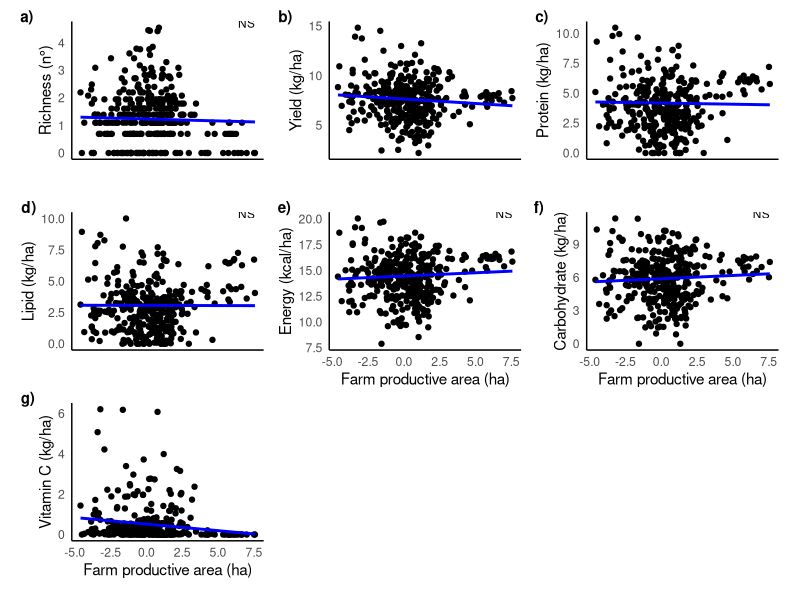
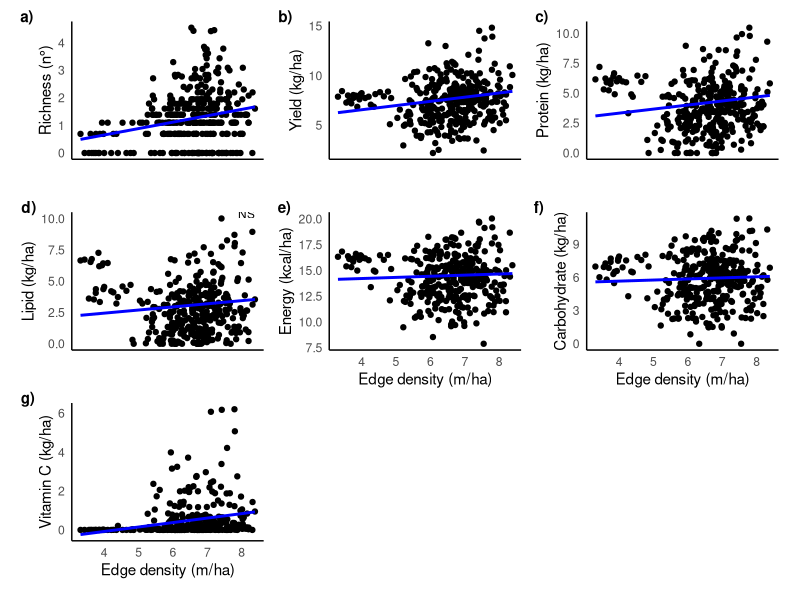

R code for these plots, in order:
############################################################
# Purpose:
#   - Load farm-level dataset
#   - Create log-transformed predictors and responses
#   - Fit mixed models:
#       * response ~ ln_prod_area + (1 | country_name)
#       * response ~ ln_farm_edge + (1 | country_name)
#   - Generate prediction lines from fixed effects only
#   - Plot OBS vs ln(prod_area) and OBS vs ln(farm_edge)
#   - Assemble multi-panel Figures 3 and 4 and save to file
############################################################

# ---- 0. Load packages ----
library(readxl)   # read Excel files
library(dplyr)    # data wrangling
library(lme4)     # mixed models
library(ggplot2)  # plotting
library(cowplot)  # multi-panel figures

# ---- 1. Read farm-level dataset ----
farm_level <- read_excel("data/Aug_farm_level.xlsx")

# Optional: check structure
# str(farm_level)

# ---- 2. Factor conversion and log transforms ----
farm_level <- farm_level %>%
  mutate(
    # categorical variables
    farm_number        = as.factor(farm_number),
    country_name       = as.factor(country_name),
    ln_prod_area  = log(farm_productive_area_ha),
    
    # ln_farm_bound removed here
    ln_farm_edge  = log(farm_edge_density_m_ha),

    # log responses (add 1 where needed to avoid log(0))
    ln_total_rich = log(total_richness),
    ln_yield      = log(mean_yield_kg_ha),
    ln_prot       = log(mean_prot_kg_ha   + 1),
    ln_lip        = log(mean_lip_kg_ha    + 1),
    ln_ener       = log(mean_ener_kcal_ha + 1),
    ln_carb       = log(mean_carb_kg_ha   + 1),
    ln_vitc       = log(mean_vitC_kg_ha   + 1)
  )

############################################################
# FIGURE 3: responses ~ ln_prod_area + (1 | country_name)
############################################################

# ---- 3. Fit models with productive area ----
mod_riq   <- lmer(ln_total_rich ~ ln_prod_area + (1 | country_name),
                  data = farm_level)
mod_yield <- lmer(ln_yield      ~ ln_prod_area + (1 | country_name),
                  data = farm_level)
mod_prot  <- lmer(ln_prot       ~ ln_prod_area + (1 | country_name),
                  data = farm_level)
mod_lip   <- lmer(ln_lip        ~ ln_prod_area + (1 | country_name),
                  data = farm_level)
mod_ener  <- lmer(ln_ener       ~ ln_prod_area + (1 | country_name),
                  data = farm_level)
mod_carb  <- lmer(ln_carb       ~ ln_prod_area + (1 | country_name),
                  data = farm_level)
mod_vit   <- lmer(ln_vitc       ~ ln_prod_area + (1 | country_name),
                  data = farm_level)

# ---- 4. Prediction grid for ln_prod_area (fixed effects only) ----
farm_area <- data.frame(
  ln_prod_area = seq(
    from = min(farm_level$ln_prod_area, na.rm = TRUE),
    to   = max(farm_level$ln_prod_area, na.rm = TRUE),
    length.out = 100
  ),
  country_name = NA  # re.form = NA -> fixed-effects only
)

# Predicted values on log scale
farm_area$lnrich_pred  <- predict(mod_riq,   newdata = farm_area, re.form = NA)
farm_area$lnyield_pred <- predict(mod_yield, newdata = farm_area, re.form = NA)
farm_area$lnprot_pred  <- predict(mod_prot,  newdata = farm_area, re.form = NA)
farm_area$lnlip_pred   <- predict(mod_lip,   newdata = farm_area, re.form = NA)
farm_area$lnener_pred  <- predict(mod_ener,  newdata = farm_area, re.form = NA)
farm_area$lncarb_pred  <- predict(mod_carb,  newdata = farm_area, re.form = NA)
farm_area$lnvit_pred   <- predict(mod_vit,   newdata = farm_area, re.form = NA)

# ---- 5. Helper for consistent plot theme ----
base_area_theme <- theme_minimal() +
  theme(
    axis.title.y    = element_text(size = 11),
    axis.title.x    = element_blank(),
    axis.text.x     = element_blank(),
    panel.grid.major = element_blank(),
    panel.grid.minor = element_blank(),
    axis.line        = element_line(color = "black")
  )

base_area_theme_x <- theme_minimal() +
  theme(
    axis.title.y    = element_text(size = 11),
    axis.title.x    = element_text(size = 11),
    panel.grid.major = element_blank(),
    panel.grid.minor = element_blank(),
    axis.line        = element_line(color = "black")
  )

# ---- 6. Individual panels: response vs ln_prod_area ----

# (a) Richness
rich_area <- ggplot(farm_level, aes(x = ln_prod_area, y = ln_total_rich)) +
  geom_point() +
  geom_line(
    data = farm_area,
    aes(x = ln_prod_area, y = lnrich_pred),
    color = "blue",
    linewidth = 1
  ) +
  labs(y = "Richness (n°)", x = "Farm productive area (ha)") +
  base_area_theme +
  annotate(
    "text",
    x     = max(farm_level$ln_prod_area, na.rm = TRUE),
    y     = max(farm_level$ln_total_rich, na.rm = TRUE),
    label = "NS",
    hjust = 1, vjust = 0, size = 3
  )

# (b) Yield
yield_area <- ggplot(farm_level, aes(x = ln_prod_area, y = ln_yield)) +
  geom_point() +
  geom_line(
    data = farm_area,
    aes(x = ln_prod_area, y = lnyield_pred),
    color = "blue",
    linewidth = 1
  ) +
  labs(y = "Yield (kg/ha)", x = "Farm productive area (ha)") +
  base_area_theme

# (c) Protein
prot_area <- ggplot(farm_level, aes(x = ln_prod_area, y = ln_prot)) +
  geom_point() +
  geom_line(
    data = farm_area,
    aes(x = ln_prod_area, y = lnprot_pred),
    color = "blue",
    linewidth = 1
  ) +
  labs(y = "Protein (kg/ha)", x = "Farm productive area (ha)") +
  base_area_theme

# (d) Lipids
lip_area <- ggplot(farm_level, aes(x = ln_prod_area, y = ln_lip)) +
  geom_point() +
  geom_line(
    data = farm_area,
    aes(x = ln_prod_area, y = lnlip_pred),
    color = "blue",
    linewidth = 1
  ) +
  labs(y = "Lipid (kg/ha)", x = "Farm productive area (ha)") +
  base_area_theme +
  annotate(
    "text",
    x     = max(farm_level$ln_prod_area, na.rm = TRUE),
    y     = max(farm_level$ln_lip, na.rm = TRUE),
    label = "NS",
    hjust = 1, vjust = 0, size = 3
  )

# (e) Energy
ener_area <- ggplot(farm_level, aes(x = ln_prod_area, y = ln_ener)) +
  geom_point() +
  geom_line(
    data = farm_area,
    aes(x = ln_prod_area, y = lnener_pred),
    color = "blue",
    linewidth = 1
  ) +
  labs(y = "Energy (kcal/ha)", x = "Farm productive area (ha)") +
  base_area_theme_x +
  annotate(
    "text",
    x     = max(farm_level$ln_prod_area, na.rm = TRUE),
    y     = max(farm_level$ln_ener, na.rm = TRUE),
    label = "NS",
    hjust = 1, vjust = 0, size = 3
  )

# (f) Carbohydrates
carbs_area <- ggplot(farm_level, aes(x = ln_prod_area, y = ln_carb)) +
  geom_point() +
  geom_line(
    data = farm_area,
    aes(x = ln_prod_area, y = lncarb_pred),
    color = "blue",
    linewidth = 1
  ) +
  labs(y = "Carbohydrate (kg/ha)", x = "Farm productive area (ha)") +
  base_area_theme_x +
  annotate(
    "text",
    x     = max(farm_level$ln_prod_area, na.rm = TRUE),
    y     = max(farm_level$ln_carb, na.rm = TRUE),
    label = "NS",
    hjust = 1, vjust = 0, size = 3
  )

# (g) Vitamin C
vit_area <- ggplot(farm_level, aes(x = ln_prod_area, y = ln_vitc)) +
  geom_point() +
  geom_line(
    data = farm_area,
    aes(x = ln_prod_area, y = lnvit_pred),
    color = "blue",
    linewidth = 1
  ) +
  labs(y = "Vitamin C (kg/ha)", x = "Farm productive area (ha)") +
  base_area_theme_x

# ---- 7. Assemble Figure 3 ----
fig_3 <- plot_grid(
  rich_area, yield_area, prot_area,
  lip_area, ener_area, carbs_area, vit_area,
  labels     = c("a)", "b)", "c)", "d)", "e)", "f)", "g)"),
  label_size = 11,
  label_y    = 1.05,
  ncol       = 3,
  nrow       = 3,
  align      = "hv",
  axis       = "tblr"
) +
  theme(plot.margin = margin(10, 10, 10, 10))

# Save Figure 3 (adjust path if needed)
ggsave(
  filename = "fig/Figure_3.jpg",
  plot     = fig_3,
  width    = 9,
  height   = 7,
  units    = "in",
  dpi      = 300
)

############################################################
# FIGURE 4: responses ~ ln_farm_edge + (1 | country_name)
############################################################

# ---- 8. Fit models with edge density ----
mod_riq_edge   <- lmer(ln_total_rich ~ ln_farm_edge + (1 | country_name),
                       data = farm_level)
mod_yield_edge <- lmer(ln_yield      ~ ln_farm_edge + (1 | country_name),
                       data = farm_level)
mod_prot_edge  <- lmer(ln_prot       ~ ln_farm_edge + (1 | country_name),
                       data = farm_level)
mod_lip_edge   <- lmer(ln_lip        ~ ln_farm_edge + (1 | country_name),
                       data = farm_level)
mod_ener_edge  <- lmer(ln_ener       ~ ln_farm_edge + (1 | country_name),
                       data = farm_level)
mod_carb_edge  <- lmer(ln_carb       ~ ln_farm_edge + (1 | country_name),
                       data = farm_level)
mod_vit_edge   <- lmer(ln_vitc       ~ ln_farm_edge + (1 | country_name),
                       data = farm_level)

# ---- 9. Prediction grid for ln_farm_edge (fixed effects only) ----
farm_edge <- data.frame(
  ln_farm_edge = seq(
    from = min(farm_level$ln_farm_edge, na.rm = TRUE),
    to   = max(farm_level$ln_farm_edge, na.rm = TRUE),
    length.out = 100
  ),
  country_name = NA
)

# Predicted y (log scale)
farm_edge$lnrich2_pred  <- predict(mod_riq_edge,   newdata = farm_edge, re.form = NA)
farm_edge$lnyield2_pred <- predict(mod_yield_edge, newdata = farm_edge, re.form = NA)
farm_edge$lnprot2_pred  <- predict(mod_prot_edge,  newdata = farm_edge, re.form = NA)
farm_edge$lnlip2_pred   <- predict(mod_lip_edge,   newdata = farm_edge, re.form = NA)
farm_edge$lnener2_pred  <- predict(mod_ener_edge,  newdata = farm_edge, re.form = NA)
farm_edge$lncarb2_pred  <- predict(mod_carb_edge,  newdata = farm_edge, re.form = NA)
farm_edge$lnvit2_pred   <- predict(mod_vit_edge,   newdata = farm_edge, re.form = NA)

# ---- 10. Theming for edge plots ----
base_edge_theme <- theme_minimal() +
  theme(
    axis.title.y    = element_text(size = 11),
    axis.title.x    = element_blank(),
    axis.text.x     = element_blank(),
    panel.grid.major = element_blank(),
    panel.grid.minor = element_blank(),
    axis.line        = element_line(color = "black")
  )

base_edge_theme_x <- theme_minimal() +
  theme(
    axis.title.y    = element_text(size = 11),
    axis.title.x    = element_text(size = 11),
    panel.grid.major = element_blank(),
    panel.grid.minor = element_blank(),
    axis.line        = element_line(color = "black")
  )

# ---- 11. Individual panels: response vs ln_farm_edge ----

# (a) Richness
rich_edge <- ggplot(farm_level, aes(x = ln_farm_edge, y = ln_total_rich)) +
  geom_point() +
  geom_line(
    data = farm_edge,
    aes(x = ln_farm_edge, y = lnrich2_pred),
    color = "blue",
    linewidth = 1
  ) +
  labs(y = "Richness (n°)", x = "Edge density (m/ha)") +
  base_edge_theme

# (b) Yield
yield_edge <- ggplot(farm_level, aes(x = ln_farm_edge, y = ln_yield)) +
  geom_point() +
  geom_line(
    data = farm_edge,
    aes(x = ln_farm_edge, y = lnyield2_pred),
    color = "blue",
    linewidth = 1
  ) +
  labs(y = "Yield (kg/ha)", x = "Edge density (m/ha)") +
  base_edge_theme

# (c) Protein
prot_edge <- ggplot(farm_level, aes(x = ln_farm_edge, y = ln_prot)) +
  geom_point() +
  geom_line(
    data = farm_edge,
    aes(x = ln_farm_edge, y = lnprot2_pred),
    color = "blue",
    linewidth = 1
  ) +
  labs(y = "Protein (kg/ha)", x = "Edge density (m/ha)") +
  base_edge_theme

# (d) Lipids
lip_edge <- ggplot(farm_level, aes(x = ln_farm_edge, y = ln_lip)) +
  geom_point() +
  geom_line(
    data = farm_edge,
    aes(x = ln_farm_edge, y = lnlip2_pred),
    color = "blue",
    linewidth = 1
  ) +
  labs(y = "Lipid (kg/ha)", x = "Edge density (m/ha)") +
  base_edge_theme +
  annotate(
    "text",
    x     = max(farm_level$ln_farm_edge, na.rm = TRUE),
    y     = max(farm_level$ln_lip, na.rm = TRUE),
    label = "NS",
    hjust = 1, vjust = 0, size = 3
  )

# (e) Energy
ener_edge <- ggplot(farm_level, aes(x = ln_farm_edge, y = ln_ener)) +
  geom_point() +
  geom_line(
    data = farm_edge,
    aes(x = ln_farm_edge, y = lnener2_pred),
    color = "blue",
    linewidth = 1
  ) +
  labs(y = "Energy (kcal/ha)", x = "Edge density (m/ha)") +
  base_edge_theme_x

# (f) Carbohydrates
carbs_edge <- ggplot(farm_level, aes(x = ln_farm_edge, y = ln_carb)) +
  geom_point() +
  geom_line(
    data = farm_edge,
    aes(x = ln_farm_edge, y = lncarb2_pred),
    color = "blue",
    linewidth = 1
  ) +
  labs(y = "Carbohydrate (kg/ha)", x = "Edge density (m/ha)") +
  base_edge_theme_x

# (g) Vitamin C
vit_edge <- ggplot(farm_level, aes(x = ln_farm_edge, y = ln_vitc)) +
  geom_point() +
  geom_line(
    data = farm_edge,
    aes(x = ln_farm_edge, y = lnvit2_pred),
    color = "blue",
    linewidth = 1
  ) +
  labs(y = "Vitamin C (kg/ha)", x = "Edge density (m/ha)") +
  base_edge_theme_x

# ---- 12. Assemble Figure 4 ----
fig_4 <- plot_grid(
  rich_edge, yield_edge, prot_edge,
  lip_edge,  ener_edge,  carbs_edge, vit_edge,
  labels     = c("a)", "b)", "c)", "d)", "e)", "f)", "g)"),
  label_size = 11,
  label_y    = 1.05,
  ncol       = 3,
  nrow       = 3,
  align      = "hv",
  axis       = "tblr"
) +
  theme(plot.margin = margin(10, 10, 10, 10))

# Save Figure 4 (adjust path if needed)
ggsave(
  filename = "fig/Figure_4.jpg",
  plot     = fig_4,
  width    = 9,
  height   = 7,
  units    = "in",
  dpi      = 300
)